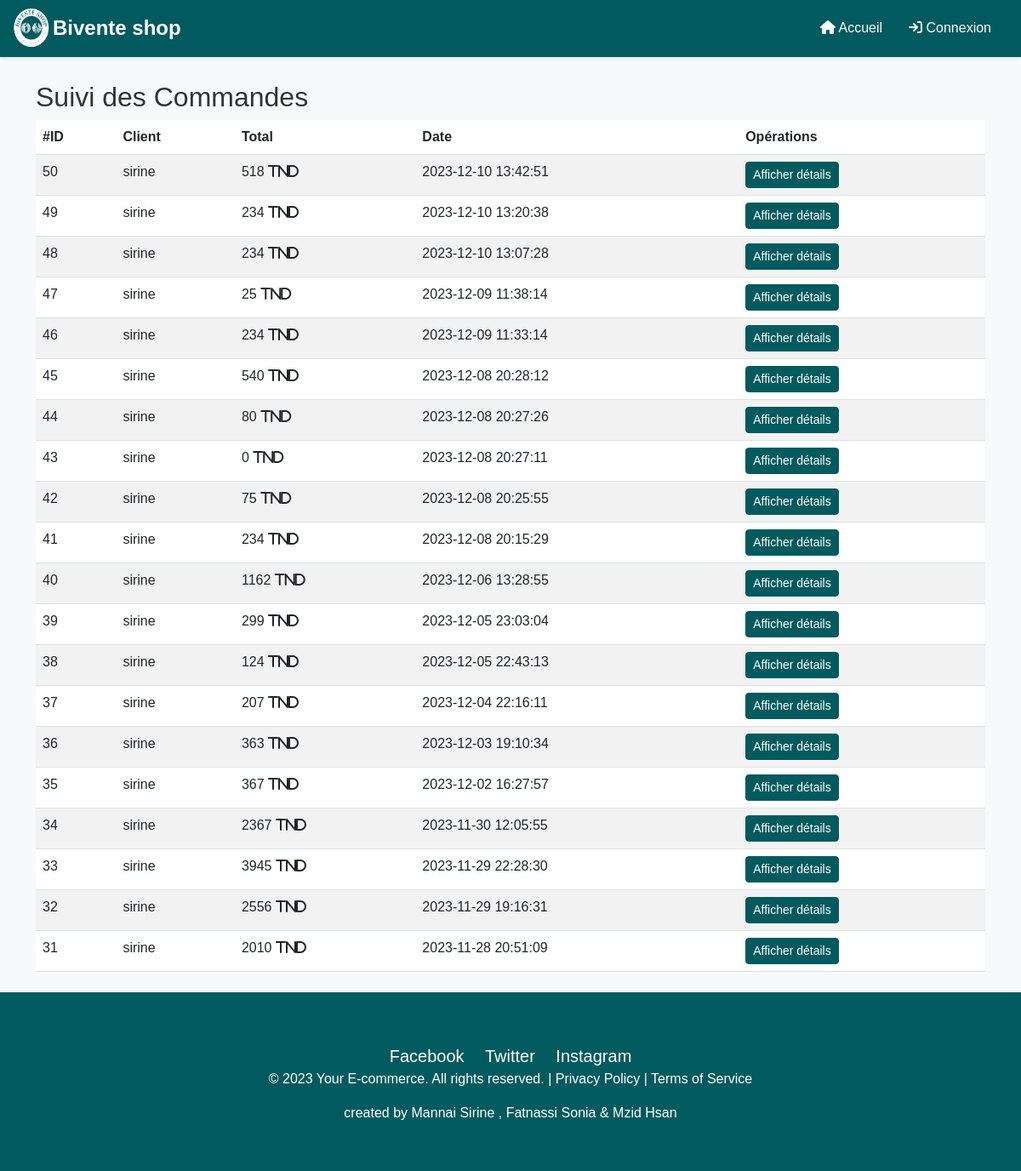
/back/commandes.php, run on the app's committed database.
### tables this page shows
CREATE TABLE IF NOT EXISTS `commande` (
  `id` int NOT NULL AUTO_INCREMENT,
  `id_client` int NOT NULL,
  `total` decimal(10,0) NOT NULL,
  `valide` int NOT NULL DEFAULT '0',
  `date_creation` datetime NOT NULL DEFAULT CURRENT_TIMESTAMP,
  PRIMARY KEY (`id`),
  KEY `id_client` (`id_client`)
);

CREATE TABLE IF NOT EXISTS `utilisateur` (
  `id` int NOT NULL AUTO_INCREMENT,
  `login` varchar(100) NOT NULL,
  `password` varchar(150) NOT NULL,
  `date_creation` date NOT NULL,
  PRIMARY KEY (`id`)
);

### back/commandes.php (the view, shortened to what this page needs)
<!doctype html>
<html lang="en">
<head>
    <?php include '../include/head_front.php' ?>
</head>
<body>
<?php include 'nav-admin.php' ?>
<div class="container py-2">
    <h2>Suivi des Commandes</h2>
    <table class="table table-striped table-hover">
        <thead>
        <tr>
            <th>#ID</th>
            <th>Client</th>
            <th>Total</th>
            <th>Date</th>
            <th>Opérations</th>
        </tr>
        </thead>
        <tbody>
        <?php
        require_once '../include/database.php';
        $commandes = $pdo->query('SELECT commande.*,utilisateur.login as "login" FROM commande INNER JOIN utilisateur ON commande.id_client = utilisateur.id ORDER BY commande.date_creation DESC')->fetchAll(PDO::FETCH_ASSOC);
        foreach ($commandes as $commande) {
            ?>
            <tr>
                <td><?php echo $commande['id'] ?></td>
                <td><?php echo $commande['login'] ?></td>
                <td><?php echo $commande['total'] ?> <i class="fa fa-solid fa-dinars">TND</i></td>
                <td><?php echo $commande['date_creation'] ?></td>
                <td><a class="btn btn-primary btn-sm" href="commande.php?id=<?php echo $commande['id']?>">Afficher détails</a></td>
            </tr>
            <?php
        }
        ?>
        </tbody>
    </table>
</div>
        <?php include('footer.php'); ?>
</body>
</html>

### back/commandes.php (style rules this page uses)
body { padding-top: 56px; background-color: #f8f9fa; }
.container { margin-top: 20px; }
.btn-primary { background-color: #005a5e !important; border-color: #005a5e !important; }
table { margin: 0 auto; }

### back/nav-admin.php (style rules this page uses)
body { font-family: 'Montserrat', sans-serif; background-color: #f8f9fa; margin: 0; padding: 0; color: #333; }

### back/footer.php (style rules this page uses)
body { margin: 0; padding: 0; font-family: Arial, sans-serif; }

### data on the page
commande: id "50", utilisateur.login "sirine", total "518", date_creation "2023-12-10 13:42:51"
commande: id "49", utilisateur.login "sirine", total "234", date_creation "2023-12-10 13:20:38"
commande: id "48", utilisateur.login "sirine", total "234", date_creation "2023-12-10 13:07:28"
commande: id "47", utilisateur.login "sirine", total "25", date_creation "2023-12-09 11:38:14"
commande: id "46", utilisateur.login "sirine", total "234", date_creation "2023-12-09 11:33:14"
commande: id "45", utilisateur.login "sirine", total "540", date_creation "2023-12-08 20:28:12"
commande: id "44", utilisateur.login "sirine", total "80", date_creation "2023-12-08 20:27:26"
commande: id "43", utilisateur.login "sirine", total "0", date_creation "2023-12-08 20:27:11"
commande: id "42", utilisateur.login "sirine", total "75", date_creation "2023-12-08 20:25:55"
commande: id "41", utilisateur.login "sirine", total "234", date_creation "2023-12-08 20:15:29"
commande: id "40", utilisateur.login "sirine", total "1162", date_creation "2023-12-06 13:28:55"
commande: id "39", utilisateur.login "sirine", total "299", date_creation "2023-12-05 23:03:04"
commande: id "38", utilisateur.login "sirine", total "124", date_creation "2023-12-05 22:43:13"
commande: id "37", utilisateur.login "sirine", total "207", date_creation "2023-12-04 22:16:11"
commande: id "36", utilisateur.login "sirine", total "363", date_creation "2023-12-03 19:10:34"
commande: id "35", utilisateur.login "sirine", total "367", date_creation "2023-12-02 16:27:57"
commande: id "34", utilisateur.login "sirine", total "2367", date_creation "2023-11-30 12:05:55"
commande: id "33", utilisateur.login "sirine", total "3945", date_creation "2023-11-29 22:28:30"
commande: id "32", utilisateur.login "sirine", total "2556", date_creation "2023-11-29 19:16:31"
commande: id "31", utilisateur.login "sirine", total "2010", date_creation "2023-11-28 20:51:09"
